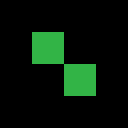

The image is a tile-based game level rendered from a .tmx file. Its description and complete source (layers, tilesets, objects, tile grids) follow:
An orthogonal 4x4 tile map with 32x32 px tiles, 1 tile layer (Tiles).

<map version="1.10" tiledversion="1.11.2" orientation="orthogonal" renderorder="right-down" width="4" height="4" tilewidth="32" tileheight="32" infinite="0" nextlayerid="2" nextobjectid="1">
 <tileset firstgid="1" name="ForgeQA" tilewidth="32" tileheight="32" tilecount="2" columns="2">
  <image source="../input/tiles.png" width="64" height="32" />
 </tileset>
 <layer id="1" name="Tiles" width="4" height="4">
  <data encoding="csv">
0,0,0,0,
0,2,0,0,
0,0,2,0,
0,0,0,0
</data>
 </layer>
</map>
